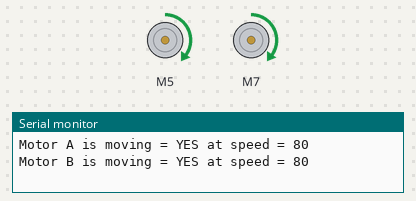
Bench run of a sketch on a simulated Arduino Uno, built with avr-gcc and run on an emulated ATmega328P. Shown: 2 × DC motor (green arrow = forward, orange = backward, longer = faster), the last lines printed to the serial monitor.

Above: at 1.5 s.
At 7.5 s:
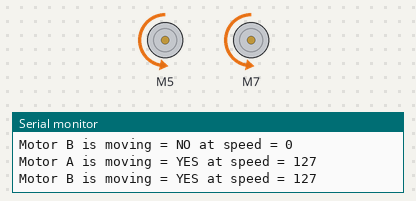
At 10.5 s:
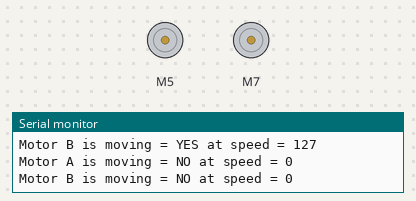
At 13.5 s:
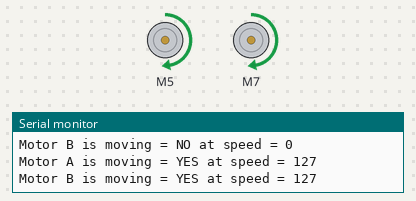
Timing chart, 0 to 15.7 s (numbered marks = the images above):
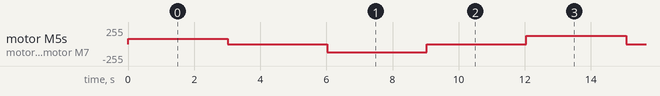

The sketch:

L298NX2-Simple.ino
```cpp
/*
Author  : Andrea Lombardo
Site    : https://www.lombardoandrea.com
Source  : https://github.com/AndreaLombardo/L298N/

Here you can see how to work in a common configuration.

L298NX2 is not a new version of module or IC,
but it stands for a double implementation of L298N library.

With L298NX2 is possible to initialize two motors at once.

Speed range go from 0 to 255, default is 100.
Use setSpeed(speed) to change speed for both motors,
setSpeedA(speed) or setSpeedB(speed) for individual changes.

Sometimes at lower speed motors seems not running.
It's normal, may depends by motor and power supply.

Wiring schema in file "L298NX2 - Schema_with_EN_pin.png"
*/

// Include the (new) library
#include <L298NX2.h>

// Pin definition
const unsigned int EN_A = 3;
const unsigned int IN1_A = 5;
const unsigned int IN2_A = 6;

const unsigned int IN1_B = 7;
const unsigned int IN2_B = 8;
const unsigned int EN_B = 9;

// Initialize both motors
L298NX2 motors(EN_A, IN1_A, IN2_A, EN_B, IN1_B, IN2_B);

void setup()
{
  // Used to display information
  Serial.begin(9600);

  // Wait for Serial Monitor to be opened
  while (!Serial)
  {
    //do nothing
  }

  // Set initial speed for both motors
  motors.setSpeed(80);
}

void loop()
{
  // Tell both motors to go forward (may depend by your wiring)
  motors.forward();

  // Alternative method:
  // motors.run(L298N::FORWARD);

  //print the motor status in the serial monitor
  printSomeInfo();

  delay(3000);

  // Stop
  motors.stop();

  // Alternative method:
  // motors.run(L298N::STOP);

  printSomeInfo();

  delay(3000);

  // Change individual speeds
  motors.setSpeedA(127);
  motors.setSpeedB(127);

  // Tell motor A to go back (may depend by your wiring)
  motors.backwardA();

  // Alternative method:
  // motors.runA(L298N::BACKWARD);

  // Tell motor B to go forward (may depend by your wiring)
  motors.backwardB();

  // Alternative method:
  // motors.runB(L298N::FORWARD);

  printSomeInfo();

  delay(3000);

  // Stop
  motors.stop();

  printSomeInfo();

  // Change individual speeds
  motors.setSpeedA(127);
  motors.setSpeedB(127);

  delay(3000);
}

/*
Print some informations in Serial Monitor
*/
void printSomeInfo()
{
  Serial.print("Motor A is moving = ");
  Serial.print(motors.isMovingA() ? "YES" : "NO");
  Serial.print(" at speed = ");
  Serial.println(motors.getSpeedA());
  Serial.print("Motor B is moving = ");
  Serial.print(motors.isMovingB() ? "YES" : "NO");
  Serial.print(" at speed = ");
  Serial.println(motors.getSpeedB());
}
```

Measured:
- by itself, motor M5, motor M7: repeats every 12.1 s: stopped 3.0 s, backward 127/255 3.0 s, stopped 3.0 s, forward 127/255 3.0 s
